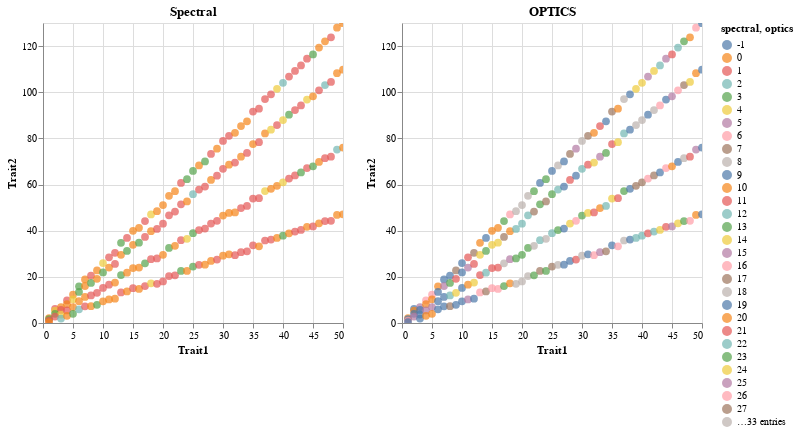

Notebook cell for this chart:
### Code cell
(spectr | optics)

### Figure 1 — Vega-Lite specification as saved in the notebook (floating-point values rounded to 4 significant figures; data arrays with more than 128 entries replaced by an {"elided": "..."} marker saying what was removed)
{"config": {"view": {"continuousWidth": 300, "continuousHeight": 300}}, "hconcat": [{"mark": {"type": "circle", "size": 60}, "encoding": {"color": {"field": "spectral", "type": "nominal"}, "tooltip": [{"field": "spectral", "type": "quantitative"}, {"field": "optics", "type": "quantitative"}], "x": {"field": "Trait1", "type": "quantitative"}, "y": {"field": "Trait2", "type": "quantitative"}}, "name": "view_5", "title": "Spectral"}, {"mark": {"type": "circle", "size": 60}, "encoding": {"color": {"field": "optics", "type": "nominal"}, "tooltip": [{"field": "spectral", "type": "quantitative"}, {"field": "optics", "type": "quantitative"}], "x": {"field": "Trait1", "type": "quantitative"}, "y": {"field": "Trait2", "type": "quantitative"}}, "name": "view_6", "title": "OPTICS"}], "data": {"name": "data-1cac8047f537a7b95394c438d2bd5b84"}, "params": [{"name": "param_5", "select": {"type": "interval", "encodings": ["x", "y"]}, "bind": "scales", "views": ["view_5"]}, {"name": "param_6", "select": {"type": "interval", "encodings": ["x", "y"]}, "bind": "scales", "views": ["view_6"]}], "$schema": "https://vega.github.io/schema/vega-lite/v5.16.3.json", "datasets": {"data-1cac8047f537a7b95394c438d2bd5b84": {"elided": "200 records"}}}
